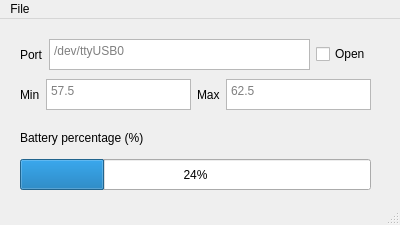
<?xml version="1.0" encoding="UTF-8"?>
<ui version="4.0">
 <author>martinbandung</author>
 <class>qtbattery</class>
 <widget class="QMainWindow" name="qtbattery">
  <property name="geometry">
   <rect>
    <x>0</x>
    <y>0</y>
    <width>400</width>
    <height>225</height>
   </rect>
  </property>
  <property name="sizePolicy">
   <sizepolicy hsizetype="Fixed" vsizetype="Fixed">
    <horstretch>0</horstretch>
    <verstretch>0</verstretch>
   </sizepolicy>
  </property>
  <property name="maximumSize">
   <size>
    <width>400</width>
    <height>225</height>
   </size>
  </property>
  <property name="windowTitle">
   <string>Battery Control</string>
  </property>
  <widget class="QWidget" name="centralwidget">
   <widget class="QWidget" name="horizontalLayoutWidget">
    <property name="geometry">
     <rect>
      <x>20</x>
      <y>20</y>
      <width>351</width>
      <height>31</height>
     </rect>
    </property>
    <layout class="QHBoxLayout" name="horizontalLayout">
     <item>
      <widget class="QLabel" name="label">
       <property name="text">
        <string>Port</string>
       </property>
      </widget>
     </item>
     <item>
      <widget class="QTextEdit" name="textport">
       <property name="placeholderText">
        <string>/dev/ttyUSB0</string>
       </property>
      </widget>
     </item>
     <item>
      <widget class="QCheckBox" name="cbopen">
       <property name="text">
        <string>Open</string>
       </property>
      </widget>
     </item>
    </layout>
   </widget>
   <widget class="QWidget" name="horizontalLayoutWidget_2">
    <property name="geometry">
     <rect>
      <x>20</x>
      <y>60</y>
      <width>351</width>
      <height>31</height>
     </rect>
    </property>
    <layout class="QHBoxLayout" name="horizontalLayout_2">
     <item>
      <widget class="QLabel" name="label_2">
       <property name="text">
        <string>Min</string>
       </property>
      </widget>
     </item>
     <item>
      <widget class="QTextEdit" name="textmin">
       <property name="documentTitle">
        <string/>
       </property>
       <property name="placeholderText">
        <string>57.5</string>
       </property>
      </widget>
     </item>
     <item>
      <widget class="QLabel" name="label_3">
       <property name="text">
        <string>Max</string>
       </property>
      </widget>
     </item>
     <item>
      <widget class="QTextEdit" name="textmax">
       <property name="placeholderText">
        <string>62.5</string>
       </property>
      </widget>
     </item>
    </layout>
   </widget>
   <widget class="QLabel" name="label_4">
    <property name="geometry">
     <rect>
      <x>20</x>
      <y>110</y>
      <width>171</width>
      <height>17</height>
     </rect>
    </property>
    <property name="text">
     <string>Battery percentage (%)</string>
    </property>
   </widget>
   <widget class="QProgressBar" name="progressBar">
    <property name="geometry">
     <rect>
      <x>20</x>
      <y>140</y>
      <width>351</width>
      <height>31</height>
     </rect>
    </property>
    <property name="value">
     <number>24</number>
    </property>
   </widget>
  </widget>
  <widget class="QMenuBar" name="menubar">
   <property name="geometry">
    <rect>
     <x>0</x>
     <y>0</y>
     <width>400</width>
     <height>22</height>
    </rect>
   </property>
   <widget class="QMenu" name="menuFile">
    <property name="title">
     <string>File</string>
    </property>
    <addaction name="actionCharge"/>
    <addaction name="actionDischarge"/>
    <addaction name="actionExit"/>
   </widget>
   <addaction name="menuFile"/>
  </widget>
  <widget class="QStatusBar" name="statusbar"/>
  <action name="actionCharge">
   <property name="text">
    <string>Charge</string>
   </property>
  </action>
  <action name="actionDischarge">
   <property name="text">
    <string>Discharge</string>
   </property>
  </action>
  <action name="actionExit">
   <property name="text">
    <string>Exit</string>
   </property>
  </action>
 </widget>
 <resources/>
 <connections/>
</ui>
